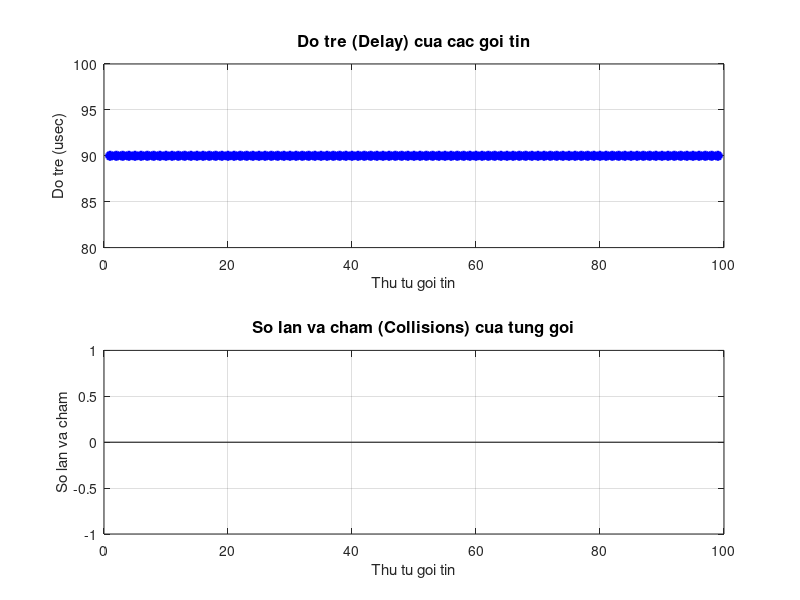

MATLAB code for this plot:
% =========================================================================
% CHƯƠNG TRÌNH MÔ PHỎNG CSMA/CD VÀ ĐỊNH TUYẾN QUA ROUTER (CÓ VẼ BIỂU ĐỒ)
% =========================================================================
clear all; clc; close all;

% --- 1. KHỞI TẠO THÔNG SỐ ---
TOTALSIM = 50000;       % Tăng thời gian mô phỏng lên chút để có nhiều data vẽ biểu đồ
lambda = 0.5;           % Tốc độ sinh gói tin
frameslot = 500;        % Thời gian truyền 1 frame cơ bản
td = 80;                % Trễ lan truyền trên BUS (Propagation Delay)
pd = 10;                % Trễ xử lý gói tin
tdelay = td + pd;       % Tổng trễ nội bộ
tbackoff = frameslot;   % Slot time dùng cho Backoff
maxbackoff = 3;         % Ngưỡng va chạm

% Khởi tạo hàng đợi
elist1 = []; % Bus 1 (Node 1, 2)
elist2 = []; % Bus 2 (Node 3, 4)
GENTIMECURSOR = [0 0 0 0]; 
CLOCK = 0;   

% MẢNG THU THẬP KẾT QUẢ ĐỂ VẼ BIỂU ĐỒ
SIMRESULT = []; 

% --- 2. SINH GÓI TIN ---
for i = 1:100 % Sinh 100 gói tin để đồ thị nhìn đẹp và rõ ràng hơn
    src_node = randi(2); 
    dest_node = randi(2);
    while src_node == dest_node 
        dest_node = randi(2);
    end
    
    interarvtime = round(frameslot * (-log(rand()) / lambda));
    GENTIMECURSOR(src_node) = GENTIMECURSOR(src_node) + interarvtime;
    
    pkt = [src_node, dest_node, GENTIMECURSOR(src_node), 0, 0, GENTIMECURSOR(src_node), 0];
    
    if (src_node == 1 || src_node == 2)
        elist1 = [elist1; pkt];
    else
        elist2 = [elist2; pkt];
    end
end

% --- 3. VÒNG LẶP MÔ PHỎNG ---
disp('Bắt đầu chạy mô phỏng và thu thập dữ liệu...');
while CLOCK < TOTALSIM
    if ~isempty(elist1), elist1 = sortrows(elist1, 6); end
    
    if size(elist1, 1) >= 2
        timediff1 = elist1(2, 6) - elist1(1, 6);
        
        if timediff1 <= pd % XẢY RA XUNG ĐỘT
            elist1(1, 7) = elist1(1, 7) + 1; 
            elist1(2, 7) = elist1(2, 7) + 1;
            
            gioihan1 = 2^min(elist1(1,7), maxbackoff);
            gioihan2 = 2^min(elist1(2,7), maxbackoff);
            
            bk1 = (randi([1, gioihan1]) - 1) * tbackoff;
            bk2 = (randi([1, gioihan2]) - 1) * tbackoff;
            
            elist1(1, 6) = elist1(1, 6) + bk1;
            elist1(2, 6) = elist1(2, 6) + bk2;
            
        else % TRUYỀN THÀNH CÔNG
            src = elist1(1, 1);
            dst = elist1(1, 2);
            
            if (dst == 3 || dst == 4) 
                [path_cost, delay_them] = routing_dijkstra();
                tdelay_total = tdelay + delay_them; 
            else
                tdelay_total = tdelay; 
            end
            
            if elist1(1, 4) == 0, elist1(1, 4) = elist1(1, 6); end 
            elist1(1, 5) = elist1(1, 6) + tdelay_total; 
            
            % THU THẬP DATA: Gói tin truyền xong thì ném vào mảng SIMRESULT
            SIMRESULT = [SIMRESULT; elist1(1,:)]; 
            elist1(1,:) = []; % Xóa khỏi hàng đợi
        end
    end
    CLOCK = CLOCK + frameslot; 
end
disp('Mô phỏng hoàn tất! Đang xuất đồ thị...');

% --- 4. HÀM ĐỊNH TUYẾN ---
function [cost, delay_router] = routing_dijkstra()
    c1 = randi(10); 
    c2 = randi(10); 
    cost = min([c1, c2]); 
    delay_router = cost * 20; 
end

% =========================================================================
% --- 5. VE BIEU DO (PLOT KET QUA) ---
% =========================================================================
if exist('SIMRESULT', 'var') && ~isempty(SIMRESULT)
    % Rut trich du lieu
    thoi_gian_sinh = SIMRESULT(:, 3);
    thoi_gian_nhan = SIMRESULT(:, 5);
    do_tre = thoi_gian_nhan - thoi_gian_sinh; 
    so_va_cham = SIMRESULT(:, 7);             
    
    % Tao cua so Figure
    figure('Name', 'Danh gia Hieu nang Mang CSMA/CD', 'NumberTitle', 'off');
    
    % --- Do thi 1: Do tre ---
    subplot(2, 1, 1);
    plot(1:length(do_tre), do_tre, '-o', 'Color', 'b', 'LineWidth', 1.5, 'MarkerFaceColor', 'b');
    title('Do tre (Delay) cua cac goi tin', 'FontSize', 12, 'FontWeight', 'bold');
    xlabel('Thu tu goi tin'); 
    ylabel('Do tre (usec)');
    grid on;
    
    % --- Do thi 2: Va cham ---
    subplot(2, 1, 2);
    bar(1:length(so_va_cham), so_va_cham, 'FaceColor', [0.8500 0.3250 0.0980]);
    title('So lan va cham (Collisions) cua tung goi', 'FontSize', 12, 'FontWeight', 'bold');
    xlabel('Thu tu goi tin'); 
    ylabel('So lan va cham');
    grid on;
    
    % --- In thong ke ---
    disp('======================================');
    disp('KET QUA THONG KE MANG:');
    fprintf('- So goi tin truyen thanh cong: %d goi\n', length(do_tre));
    fprintf('- Do tre trung binh: %.2f (usec)\n', mean(do_tre));
    fprintf('- Tong so lan dung xe: %d lan\n', sum(so_va_cham));
    disp('======================================');
else
    disp('Khong co du lieu! Kiem tra lai Buoc 1 va Buoc 2');
end
